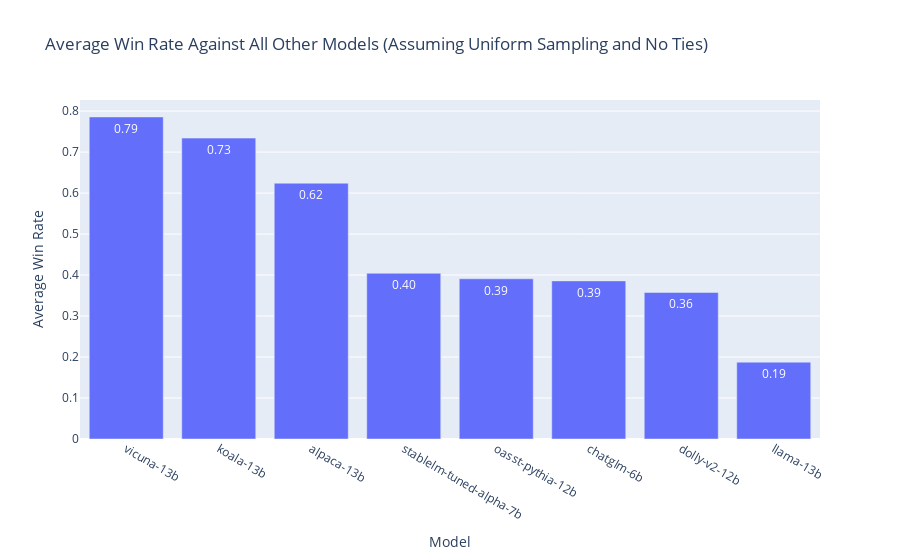

Notebook source saved alongside this figure:
### Code cell
row_beats_col_freq = compute_pairwise_win_fraction(data_no_ties)
fig = px.bar(row_beats_col_freq.mean(axis=1).sort_values(ascending=False),
             title="Average Win Rate Against All Other Models (Assuming Uniform Sampling and No Ties)",
             text_auto=".2f")
fig.update_layout(yaxis_title="Average Win Rate", xaxis_title="Model",
                  showlegend=False)
fig

### Figure 1 — Plotly figure (JSON) as saved in the notebook; plotly's stock layout.template omitted (floating-point values rounded to 4 significant figures)
{"data": [{"alignmentgroup": "True", "hovertemplate": "variable=0<br>model_a=%{x}<br>value=%{y}<extra></extra>", "legendgroup": "0", "marker": {"color": "#636efa", "pattern": {"shape": ""}}, "name": "0", "offsetgroup": "0", "orientation": "v", "showlegend": true, "textposition": "auto", "texttemplate": "%{y:.2f}", "type": "bar", "x": ["vicuna-13b", "koala-13b", "alpaca-13b", "stablelm-tuned-alpha-7b", "oasst-pythia-12b", "chatglm-6b", "dolly-v2-12b", "llama-13b"], "xaxis": "x", "y": [0.7857, 0.734, 0.624, 0.4043, 0.3908, 0.3857, 0.3575, 0.1875], "yaxis": "y"}], "layout": {"barmode": "relative", "legend": {"title": {"text": "variable"}, "tracegroupgap": 0}, "showlegend": false, "title": {"text": "Average Win Rate Against All Other Models (Assuming Uniform Sampling and No Ties)"}, "xaxis": {"anchor": "y", "domain": [0, 1], "title": {"text": "Model"}}, "yaxis": {"anchor": "x", "domain": [0, 1], "title": {"text": "Average Win Rate"}}}}
